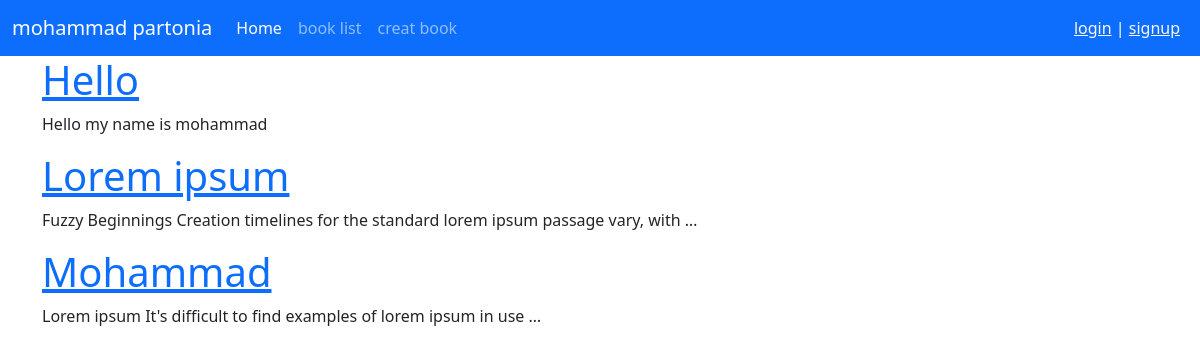
/books/, run on an earlier commit of the app's database.
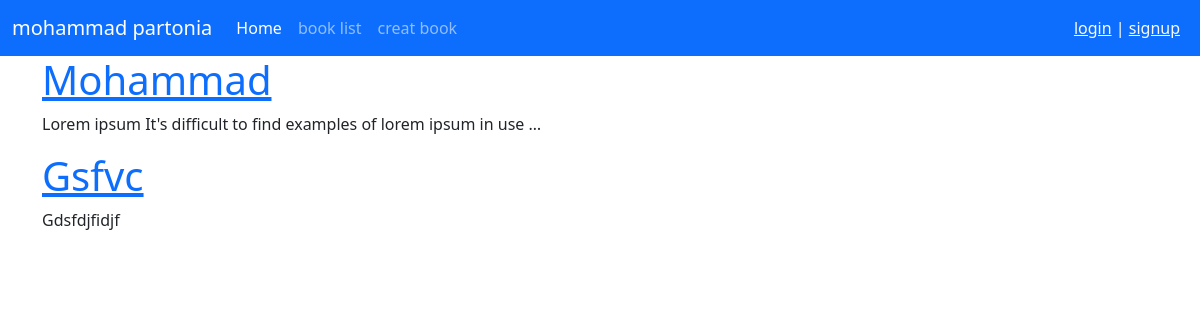
And on a later commit of the database.
### books/models.py (models this page shows, shortened)
class Book(models.Model):
    title = models.CharField(max_length=200)
    author = models.CharField(max_length=200)
    content = models.TextField()
    price = models.DecimalField(max_digits=6, decimal_places=2)  # IntigerFild
    def get_absolute_url(self):
        return reverse('book_detail',args=[self.id])

### books/views.py (the view)
# urls.py: path('', BookListView.as_view(), name='book_list'),
class BookListView(generic.ListView):
    model = Book
    template_name = 'books/book_list.html'
    context_object_name = 'books'

### books/templates/books/book_list.html (shortened to what this page needs)
{% extends '_base.html' %}
{% block content %}
    {% for book in books %}
        <a href="{{ book.get_absolute_url }}"><h1>{{ book.title | capfirst}}</h1></a>
        <p>{{ book.content | capfirst | truncatewords:12}}</p>
    {% endfor %}
{% endblock %}

What changed in the data, as far as the page shows it:
removed Book: title "Hello", content "Hello my name is mohammad"
removed Book: title "Lorem ipsum", content "Fuzzy Beginnings Creation timelines for the standard lorem ipsum passage vary, with …"
added Book: title "Gsfvc", content "Gdsfdjfidjf"
